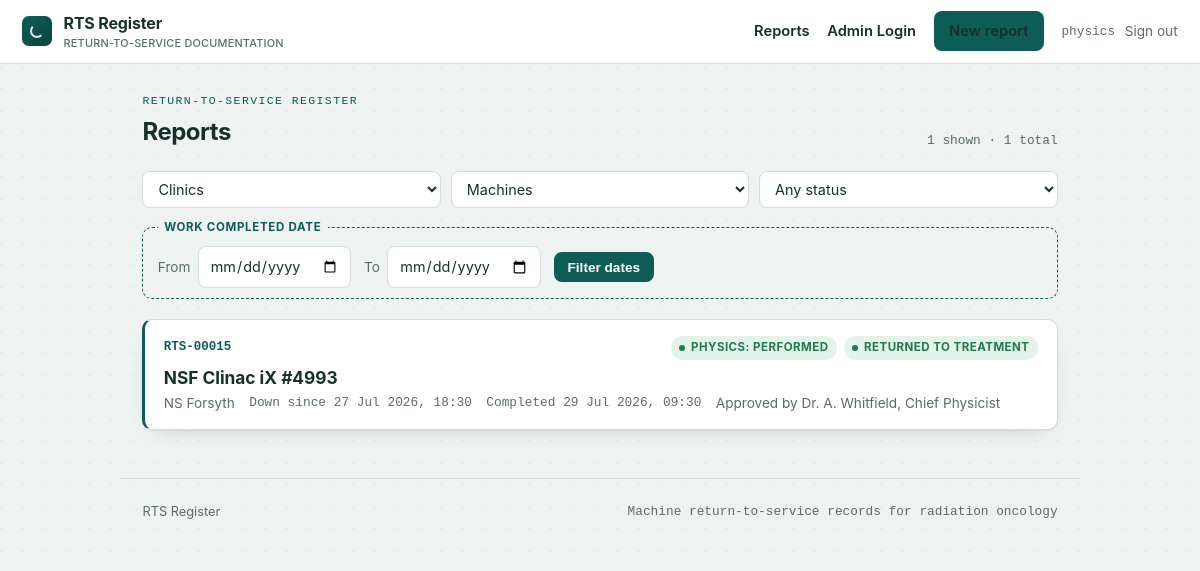
The app's page / (signed in) with its own data.
### reports/models.py (models this page shows, shortened)
class ReturnToServiceReport(models.Model):
    class PhysicsStatus(models.TextChoices):
        NOT_REQUIRED = "not_required", "Not required"
        PERFORMED = "performed", "Performed"
        PENDING = "pending", "Required - pending"
    class Status(models.TextChoices):
        PENDING = "pending", "Pending"
        SERVICE_COMPLETE = "service_complete", "Service complete"
        RETURNED = "returned", "Returned to treatment"
    machine = models.ForeignKey(
        Machine, on_delete=models.PROTECT, related_name="rts_reports",
    )
    outage_start = models.DateTimeField(
        help_text="When the machine went out of service.",
    )
    outage_issue = models.TextField(
        help_text="What went wrong - the fault or reason the machine was taken out of service.",
    )
    work_completed_at = models.DateTimeField(
        null=True, blank=True,
        help_text="When repair / maintenance work was completed. Leave blank while work is ongoing.",
    )
    work_performed = models.TextField(
        blank=True,
        help_text="Description of the repair / maintenance performed.",
    )
    performed_by = models.CharField(
        max_length=160, blank=True,
        help_text="Engineer or vendor who performed the work.",
    )
    physics_status = models.CharField(
        max_length=16, choices=PhysicsStatus.choices,
        default=PhysicsStatus.NOT_REQUIRED,
    )
    physics_evaluation = models.TextField(
        blank=True,
        help_text="Physics tests / measurements performed before return to service.",
    )
    physicist = models.CharField(
        max_length=160, blank=True,
        help_text="Medical physicist who performed / oversaw the evaluation.",
    )
    approved_by = models.CharField(
        max_length=160, blank=True,
        help_text="Name and role of the person approving return to service.",
    )
    approval_date = models.DateTimeField(null=True, blank=True)
    vendor_report_received = models.BooleanField(
        "Vendor report received", default=False,
        help_text="Tick once the vendor's service report / documentation has been received.",
    )
    status = models.CharField(
        max_length=20, choices=Status.choices, default=Status.PENDING,
    )
    created_by = models.ForeignKey(
        settings.AUTH_USER_MODEL, on_delete=models.SET_NULL,
        null=True, blank=True, related_name="rts_reports",
    )
    created_at = models.DateTimeField(auto_now_add=True)
    updated_at = models.DateTimeField(auto_now=True)
    class Meta:
        ordering = ["-outage_start", "-created_at"]
        verbose_name = "return-to-service report"
    @property
    def reference(self):
        return f"RTS-{self.pk:05d}" if self.pk else "RTS-NEW"
    def get_absolute_url(self):
        return reverse("reports:detail", args=[self.pk])

class Machine(models.Model):
    class MachineType(models.TextChoices):
        LINAC = "linac", "Linear accelerator"
        CT_SIM = "ct_sim", "CT simulator"
        BRACHY = "brachy", "Brachytherapy unit"
        GAMMA = "gamma", "Gamma knife / SRS unit"
        ORTHO = "ortho", "Orthovoltage / superficial unit"
        OTHER = "other", "Other"
    name = models.CharField(max_length=120)
    department = models.ForeignKey(
        Department, on_delete=models.PROTECT, related_name="machines",
    )
    machine_type = models.CharField(
        max_length=16, choices=MachineType.choices, default=MachineType.LINAC,
    )
    manufacturer = models.CharField(max_length=120, blank=True)
    model = models.CharField(max_length=120, blank=True)
    serial_number = models.CharField(max_length=120, blank=True)
    class Meta:
        ordering = ["department__name", "name"]
        unique_together = [("department", "name")]

class Department(models.Model):
    name = models.CharField(max_length=120, unique=True)
    code = models.CharField(
        max_length=12, blank=True,
        help_text="Short identifier shown on reports, e.g. ROC-N.",
    )
    location = models.CharField(max_length=160, blank=True)
    class Meta:
        ordering = ["name"]

### reports/views.py (the view)
# urls.py: path("", views.report_list, name="list"),
def report_list(request):
    qs = ReturnToServiceReport.objects.select_related(
        "machine", "machine__department"
    )
    dept = request.GET.get("department", "").strip()
    machine_id = request.GET.get("machine", "").strip()
    status = request.GET.get("status", "").strip()
    date_from = request.GET.get("date_from", "").strip()
    date_to = request.GET.get("date_to", "").strip()
    machines = Machine.objects.select_related("department")
    if dept:
        qs = qs.filter(machine__department_id=dept)
        machines = machines.filter(department_id=dept)
    if machine_id and not machines.filter(pk=machine_id).exists():
        machine_id = ""
    if machine_id:
        qs = qs.filter(machine_id=machine_id)
    if status:
        qs = qs.filter(status=status)
    if date_from:
        parsed = parse_date(date_from)
        if parsed:
            qs = qs.filter(work_completed_at__date__gte=parsed)
        else:
            date_from = ""
    if date_to:
        parsed = parse_date(date_to)
        if parsed:
            qs = qs.filter(work_completed_at__date__lte=parsed)
        else:
            date_to = ""
    context = {
        "reports": qs,
        "departments": Department.objects.all(),
        "machines": machines,
        "status_choices": ReturnToServiceReport.Status.choices,
        "selected_department": dept,
        "selected_machine": machine_id,
        "selected_status": status,
        "date_from": date_from,
        "date_to": date_to,
        "total": ReturnToServiceReport.objects.count(),
    }
    return render(request, "reports/report_list.html", context)

### reports/templates/reports/report_list.html (shortened to what this page needs)
{% extends "base.html" %}
{% block content %}
<div class="page-head">
  <div>
    <p class="eyebrow">Return-to-service register</p>
    <h1>Reports</h1>
  </div>
  <span class="count">{{ reports|length }} shown · {{ total }} total</span>
</div>
<form class="filters" method="get">
  <div class="filter-row">
    <select name="department" onchange="this.form.submit()" aria-label="Clinic">
      <option value="">Clinics</option>
    </select>
    <select name="machine" onchange="this.form.submit()" aria-label="Machine">
      <option value="">Machines</option>
    </select>
    <select name="status" onchange="this.form.submit()" aria-label="Status">
      <option value="">Any status</option>
    </select>
  </div>
  <fieldset class="filter-dates">
    <legend>Work completed date</legend>
    <label class="filter-date">
      <span>From</span>
      <input type="date" name="date_from" value="{{ date_from }}">
    </label>
    <label class="filter-date">
      <span>To</span>
      <input type="date" name="date_to" value="{{ date_to }}">
    </label>
    <button class="btn btn-primary btn-sm" type="submit">Filter dates</button>
  </fieldset>
</form>
{% if reports %}
<div class="card-list">
  {% for r in reports %}
  <a class="rcard" href="{{ r.get_absolute_url }}">
    <div class="rcard-top">
      <span class="ref">{{ r.reference }}</span>
      <span class="rcard-pills">
        <span class="pill pill-{{ r.physics_status }}">Physics: {{ r.get_physics_status_display }}</span>
        <span class="pill pill-{{ r.status }}">{{ r.get_status_display }}</span>
      </span>
    </div>
    <h3>{{ r.machine.name }}</h3>
    <div class="rcard-meta">
      <span>{{ r.machine.department.name }}</span>
      <span class="mono">Down since {{ r.outage_start|date:"d M Y, H:i" }}</span>
      {% if r.work_completed_at %}<span class="mono">Completed {{ r.work_completed_at|date:"d M Y, H:i" }}</span>{% else %}<span class="pending">Work in progress</span>{% endif %}
      {% if r.approved_by %}<span>Approved by {{ r.approved_by }}</span>{% endif %}
    </div>
  </a>
  {% endfor %}
</div>
{% else %}
<div class="empty">
  <h2>No reports yet</h2>
  <p>Open a record as soon as a machine goes out of service; complete it when the machine comes back online.</p>
  <a class="btn btn-primary" href="{% url 'reports:create' %}">New report</a>
</div>
{% endif %}
{% endblock %}

### reports/templates/base.html (shortened to what this page needs)
{% load static %}
<!DOCTYPE html>
<html lang="en">
<head>
  <link rel="stylesheet" href="{% static 'reports/app.css' %}">
</head>
<body>
  <header class="topbar">
    <a class="brand" href="{% url 'reports:list' %}">
      <span class="brand-mark" aria-hidden="true"></span>
      <span class="brand-text">RTS Register<small>Return-to-Service Documentation</small></span>
    </a>
    <nav class="topnav">
      <a href="{% url 'reports:list' %}">Reports</a>
      <a href="{% url 'reports:manage' %}">Admin Login</a>
      <a class="btn btn-primary" href="{% url 'reports:create' %}">New report</a>
      {% if user.is_authenticated %}
      <form method="post" action="{% url 'logout' %}" class="logout-form">
        <span class="who">{{ user.get_username }}</span>
        <button type="submit" class="linkbtn">Sign out</button>
      </form>
      {% endif %}
    </nav>
  </header>
  <main class="wrap">
    {% block content %}{% endblock %}
  </main>
  <footer class="foot">
    <span>RTS Register</span>
    <span class="foot-note">Machine return-to-service records for radiation oncology</span>
  </footer>
</body>
</html>

### records on screen
ReturnToServiceReport: reference "RTS-00015", physics_status "PERFORMED", status "RETURNED TO TREATMENT", machine.name "NSF Clinac iX #4993", machine.department.name "NS Forsyth", outage_start "27 Jul 2026, 18:30", work_completed_at "29 Jul 2026, 09:30", approved_by "Dr. A. Whitfield, Chief Physicist"

### other values on screen
{{ user.get_username }} "physics"
{{ reports|length }} "1"
{{ total }} "1"
